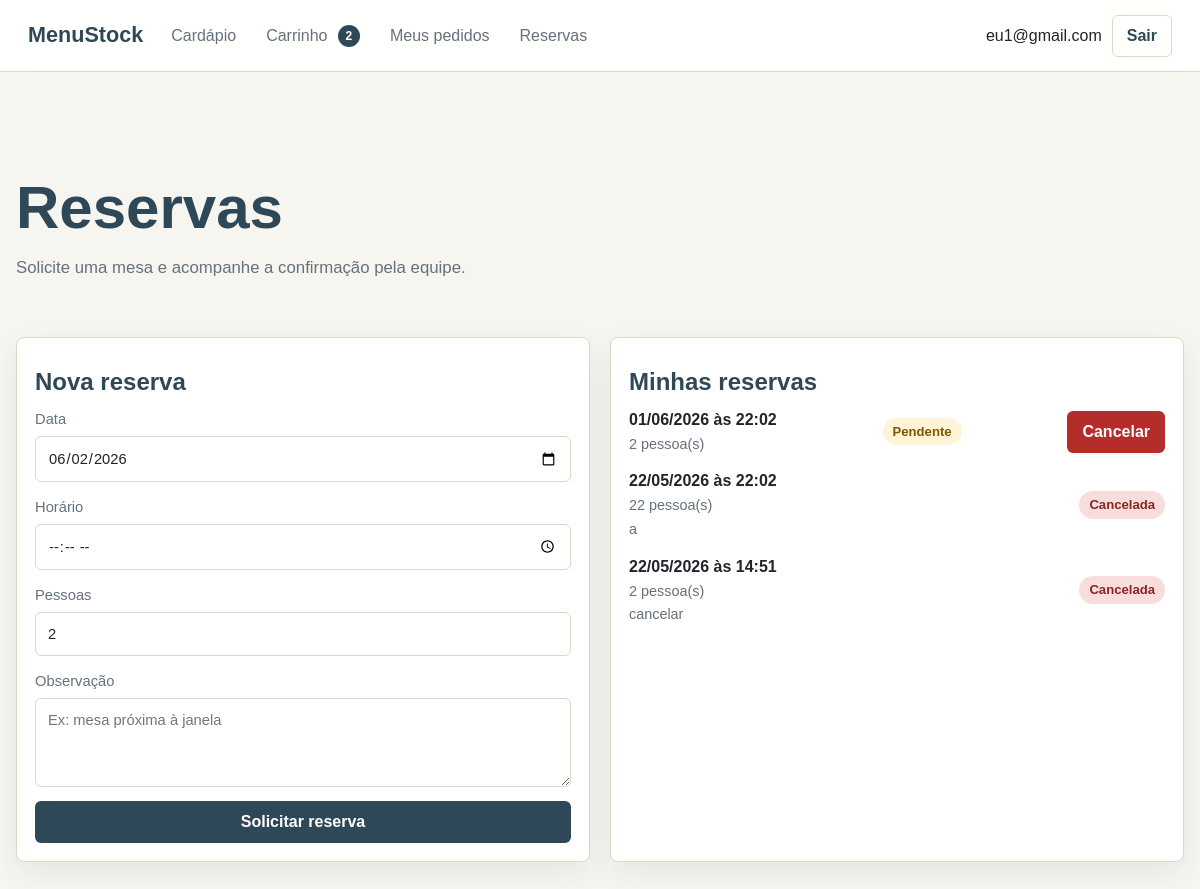
Page /reserva.php (signed in) on the committed database.
### tables this page shows
CREATE TABLE `usuarios` (
  `id` int(11) NOT NULL,
  `nome` varchar(100) NOT NULL,
  `email` varchar(150) NOT NULL,
  `senha` varchar(255) NOT NULL,
  `telefone` varchar(20) DEFAULT NULL,
  `tipo` enum('admin','garcom','user') NOT NULL DEFAULT 'user',
  `login_attempts` tinyint(3) UNSIGNED NOT NULL DEFAULT 0,
  `locked_until` datetime DEFAULT NULL,
  `created_at` timestamp NOT NULL DEFAULT current_timestamp(),
  `updated_at` timestamp NOT NULL DEFAULT current_timestamp() ON UPDATE current_timestamp()
);

CREATE TABLE `reservas` (
  `id` int(11) NOT NULL,
  `usuario_id` int(11) NOT NULL,
  `data` date NOT NULL,
  `horario` time NOT NULL,
  `num_pessoas` int(11) NOT NULL DEFAULT 1,
  `status` enum('pendente','confirmada','cancelada') NOT NULL DEFAULT 'pendente',
  `observacao` text DEFAULT NULL,
  `created_at` timestamp NOT NULL DEFAULT current_timestamp(),
  `updated_at` timestamp NOT NULL DEFAULT current_timestamp() ON UPDATE current_timestamp()
);

### admin/config/auth.php (called while the page is built, shortened)
<?php
require_once __DIR__ . '/conexao.php';
function e(mixed $value): string
{
    return htmlspecialchars((string) $value, ENT_QUOTES, 'UTF-8');
}
function isLoggedIn(): bool
{
    return !empty($_SESSION['usuario_id']);
}
function currentUserId(): ?int
{
    return isset($_SESSION['usuario_id']) ? (int) $_SESSION['usuario_id'] : null;
}
function currentUser(): ?array
{
    $stmt = getConnection()->prepare('SELECT id, nome, email, telefone, tipo FROM usuarios WHERE id = ?');
    $stmt->execute([currentUserId()]);
    $user = $stmt->fetch();
    return $user;
}
function statusLabel(string $status): string
{
    $labels = [
        'recebido' => 'Recebido',
        'preparo' => 'Em preparo',
        'pronto' => 'Pronto',
        'entregue' => 'Entregue',
        'cancelado' => 'Cancelado',
        'pendente' => 'Pendente',
        'confirmada' => 'Confirmada',
        'cancelada' => 'Cancelada',
    ];
    return $labels[$status] ?? ucfirst($status);
}

### admin/config/conexao.php (called while the page is built, shortened)
<?php
function getConnection(): PDO
{
    static $pdo = null;
    if ($pdo instanceof PDO) {
        return $pdo;
    }
    $host = getenv('DB_HOST') ?: getenv('MYSQLHOST') ?: 'zephyr.proxy.rlwy.net';
    $port = getenv('DB_PORT') ?: getenv('MYSQLPORT') ?: '46100';
    $database = getenv('DB_NAME') ?: getenv('MYSQLDATABASE') ?: 'menustock';
    $user = getenv('DB_USER') ?: getenv('MYSQLUSER') ?: 'root';
    $password = getenv('DB_PASS') ?: getenv('MYSQLPASSWORD') ?: 'ojuEPvwwMfxxPVxEbtBZrEFVKfSvwfrr';
    $dsn = "mysql:host={$host};port={$port};dbname={$database};charset=utf8mb4";
    try {
        $pdo = new PDO($dsn, $user, $password, [
            PDO::ATTR_ERRMODE => PDO::ERRMODE_EXCEPTION,
            PDO::ATTR_DEFAULT_FETCH_MODE => PDO::FETCH_ASSOC,
            PDO::ATTR_EMULATE_PREPARES => false,
        ]);
    } catch (PDOException $exception) {
        http_response_code(500);
        exit('Falha ao conectar ao banco de dados.');
    }
    return $pdo;
}

### admin/models/Carrinho.php (called while the page is built, shortened)
<?php
require_once __DIR__ . '/../config/conexao.php';
class Carrinho
{
    private PDO $pdo;
    public function __construct()
    {
        $this->pdo = getConnection();
    }
    public function contarItens(int $usuarioId): int
    {
        $stmt = $this->pdo->prepare('SELECT COALESCE(SUM(quantidade), 0) FROM carrinho WHERE usuario_id = ?');
        $stmt->execute([$usuarioId]);
        return (int) $stmt->fetchColumn();
    }
}

### admin/models/Reserva.php (called while the page is built, shortened)
<?php
require_once __DIR__ . '/../config/conexao.php';
class Reserva
{
    private PDO $pdo;
    public function __construct(int $capacidadePorHorario = 60)
    {
        $this->pdo = getConnection();
        $this->atualizarReservasExpiradas();
    }
    private function atualizarReservasExpiradas(): void
    {
        $stmt = $this->pdo->prepare(
            'UPDATE reservas SET status = "cancelada" WHERE status = "pendente" AND data < CURDATE()'
        );
        $stmt->execute();
    }
    public function listarPorUsuario(int $usuarioId): array
    {
        $stmt = $this->pdo->prepare('SELECT * FROM reservas WHERE usuario_id = ? ORDER BY data DESC, horario DESC');
        $stmt->execute([$usuarioId]);
        return $stmt->fetchAll();
    }
}

### reserva.php (the view, shortened to what this page needs)
<?php
require_once __DIR__ . '/admin/config/auth.php';
require_once __DIR__ . '/admin/models/Reserva.php';
$usuarioId = currentUserId() ?? 0;
$reservaModel = new Reserva();
$reservas = $reservaModel->listarPorUsuario($usuarioId);
require_once __DIR__ . '/admin/config/public_header.php';
?>
<section class="page-heading">
    <h1>Reservas</h1>
    <p>Solicite uma mesa e acompanhe a confirmação pela equipe.</p>
</section>
<section class="split-layout">
    <article class="panel">
        <h2>Nova reserva</h2>
        <form method="post" class="stack-form">
            <label>
                Data
                <input type="date" name="data" min="<?= date('Y-m-d') ?>" required>
            </label>
            <label>
                Horário
                <input type="time" name="horario" min="10:00" max="23:00" required>
            </label>
            <label>
                Pessoas
                <input type="number" name="num_pessoas" min="1" max="60" value="2" required>
            </label>
            <label>
                Observação
                <textarea name="observacao" rows="3" placeholder="Ex: mesa próxima à janela"></textarea>
            </label>
            <button class="btn btn-primary" type="submit">Solicitar reserva</button>
        </form>
    </article>
    <article class="panel">
        <h2>Minhas reservas</h2>
        <?php if (!$reservas): ?>
            <p class="muted">Nenhuma reserva registrada.</p>
        <?php else: ?>
            <div class="stack">
                <?php foreach ($reservas as $reserva): ?>
                    <div class="reservation-row">
                        <div>
                            <strong><?= date('d/m/Y', strtotime((string) $reserva['data'])) ?> às <?= substr((string) $reserva['horario'], 0, 5) ?></strong>
                            <span class="muted"><?= (int) $reserva['num_pessoas'] ?> pessoa(s)</span>
                            <?php if ($reserva['observacao']): ?>
                                <span class="muted"><?= e($reserva['observacao']) ?></span>
                            <?php endif; ?>
                        </div>
                        <span class="status status-<?= e($reserva['status']) ?>"><?= statusLabel($reserva['status']) ?></span>
                        <?php if ($reserva['status'] !== 'cancelada'): ?>
                            <form method="post">
                                <button class="btn btn-danger" type="submit">Cancelar</button>
                            </form>
                        <?php endif; ?>
                    </div>
                <?php endforeach; ?>
            </div>
        <?php endif; ?>
    </article>
</section>
<?php require_once __DIR__ . '/admin/config/public_footer.php'; ?>

### admin/config/public_header.php (shortened to what this page needs)
<?php
require_once __DIR__ . '/auth.php';
require_once __DIR__ . '/../models/Carrinho.php';
$publicUser = currentUser();
$cartCount = 0;
if ($publicUser && ($publicUser['tipo'] ?? '') === 'user') {
    $cartCount = (new Carrinho())->contarItens((int) $publicUser['id']);
}
?>
<!doctype html>
<html lang="pt-BR">
<head>
    <link rel="stylesheet" href="admin/public/css/style.css">
</head>
<body>
<header class="site-header">
    <a class="brand" href="index.php">MenuStock</a>
    <nav class="site-nav" aria-label="Menu principal">
        <?php if ($publicUser && $publicUser['tipo'] === 'garcom'): ?>
            <a href="admin/views/menu_garcom.php">Menu</a>
        <?php else: ?>
            <a href="index.php">Cardápio</a>
        <?php endif; ?>
        <?php if ($publicUser && $publicUser['tipo'] === 'user'): ?>
            <a href="carrinho.php">Carrinho <span class="badge"><?= $cartCount ?></span></a>
            <a href="meus_pedidos.php">Meus pedidos</a>
            <a href="reserva.php">Reservas</a>
        <?php endif; ?>
    </nav>
    <div class="site-actions">
        <?php if ($publicUser): ?>
            <span><?= e($publicUser['nome']) ?></span>
            <form method="post" action="admin/controllers/logout.php">
                <button class="btn btn-ghost" type="submit">Sair</button>
            </form>
        <?php else: ?>
            <a class="btn btn-primary" href="login.php">Entrar</a>
        <?php endif; ?>
    </div>
</header>
<main class="container">

### admin/public/css/style.css (style rules this page uses)
:root { --bg: #f7f5ef; --surface: #ffffff; --surface-soft: #f1eee6; --text: #20252b; --muted: #66717c; --line: #ded8ca; --primary: #2f4858; --primary-dark: #213540; --secondary: #e85d2a; --secondary-dark: #c74718; --success: #1f8a5b; --danger: #b52d2a; --warning: #a46c00; --radius: 8px; --shadow: 0 10px 28px rgba(35, 45, 55, 0.08); }
* { box-sizing: border-box; }
body { margin: 0; min-height: 100vh; background: var(--bg); color: var(--text); font-family: Arial, Helvetica, sans-serif; line-height: 1.5; }
a { color: inherit; text-decoration: none; }
button, input, select, textarea { font: inherit; }
input, select, textarea { width: 100%; border: 1px solid var(--line); border-radius: 6px; background: #fff; color: var(--text); padding: 10px 12px; }
textarea { resize: vertical; }
label { display: grid; gap: 6px; color: var(--muted); font-size: 0.92rem; }
.container { width: min(1180px, calc(100% - 32px)); margin: 0 auto; }
.site-header, .admin-topbar { position: sticky; top: 0; z-index: 20; display: flex; align-items: center; gap: 18px; justify-content: space-between; min-height: 72px; padding: 12px 28px; background: rgba(255, 255, 255, 0.94); border-bottom: 1px solid var(--line); backdrop-filter: blur(12px); }
.brand { color: var(--primary); font-size: 1.35rem; font-weight: 800; white-space: nowrap; }
.site-nav, .admin-nav, .site-actions, .topbar-actions, .inline-form, .form-actions, .section-head, .cart-summary, .order-head { display: flex; align-items: center; gap: 10px; flex-wrap: wrap; }
.site-nav, .admin-nav { flex: 1; }
.site-nav a, .admin-nav a { color: var(--muted); padding: 8px 10px; border-radius: 6px; }
.btn { display: inline-flex; align-items: center; justify-content: center; gap: 8px; min-height: 38px; border: 1px solid transparent; border-radius: 6px; padding: 8px 14px; cursor: pointer; font-weight: 700; }
.btn-primary { background: var(--primary); color: #fff; }
.btn-danger { background: var(--danger); color: #fff; }
.btn-ghost { background: transparent; border-color: var(--line); color: var(--primary); }
.badge { display: inline-flex; min-width: 22px; min-height: 22px; align-items: center; justify-content: center; border-radius: 999px; background: var(--secondary); color: #fff; font-size: 0.78rem; }
.hero h1, .page-heading h1 { max-width: 720px; margin: 0; color: var(--primary); font-size: clamp(2rem, 5vw, 4rem); line-height: 1; }
.hero p, .page-heading p { max-width: 620px; color: var(--muted); font-size: 1.05rem; }
.card, .panel, .stat-card, .empty-state { background: var(--surface); border: 1px solid var(--line); border-radius: var(--radius); box-shadow: var(--shadow); }
.card-content, .panel, .empty-state { padding: 18px; }
.dish-card h2, .panel h2 { margin: 8px 0; color: var(--primary); }
.dish-meta, .price-row, .reservation-row, .table-title { display: flex; align-items: center; gap: 10px; justify-content: space-between; }
.dish-meta, .muted { color: var(--muted); font-size: 0.9rem; }
.auth-grid, .split-layout, .detail-layout { display: grid; grid-template-columns: repeat(2, minmax(0, 1fr)); gap: 20px; padding: 32px 0; }
.stack, .stack-form { display: grid; gap: 14px; }
.page-heading { padding: 28px 0 8px; }
.status { display: inline-flex; align-items: center; min-height: 26px; border-radius: 999px; background: var(--surface-soft); color: var(--primary); padding: 4px 10px; font-size: 0.82rem; font-weight: 800; }
.status-recebido, .status-pendente { background: #fff4d7; color: #7d5600; }
.status-cancelado, .status-cancelada { background: #f7dedd; color: #8a2522; }
.table-title div, .reservation-row div { display: grid; gap: 2px; }
.badge { display: inline-flex; align-items: center; justify-content: center; min-width: 22px; height: 22px; padding: 0 7px; border-radius: 999px; background: var(--primary); color: #fff; font-size: 0.75rem; font-weight: 700; vertical-align: middle; margin-left: 6px; }

### rows in the picture
usuarios: nome "eu1@gmail.com"
reservas: data "01/06/2026", horario "22:02", num_pessoas "2", status "Pendente"
reservas: data "22/05/2026", horario "22:02", num_pessoas "22", observacao "a", status "Cancelada"
reservas: data "22/05/2026", horario "14:51", num_pessoas "2", observacao "cancelar", status "Cancelada"

### other values in the picture
$cartCount "2"
